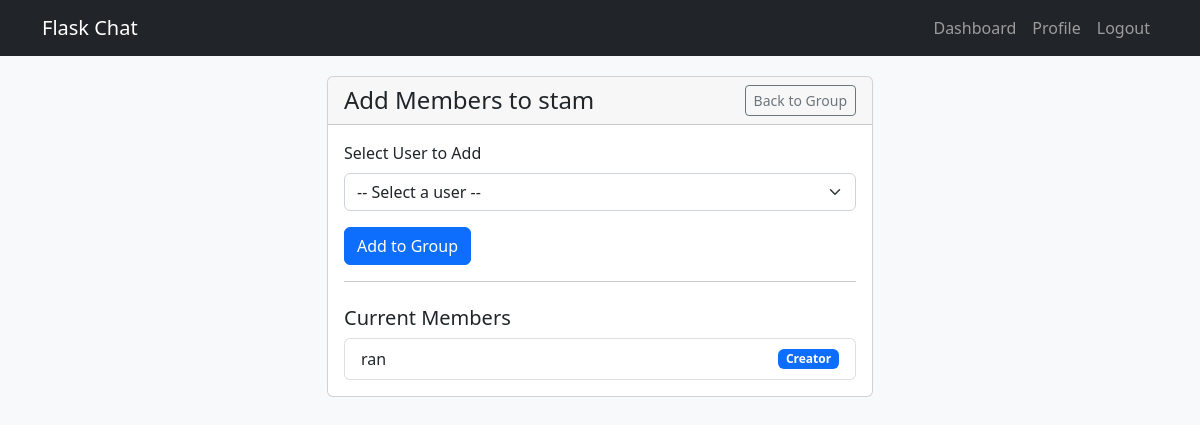
The page /add_member/5 (signed in) on the database its author committed.
### app.py (models this page shows, shortened)
class Group(db.Model):
    id = db.Column(db.Integer, primary_key=True)
    name = db.Column(db.String(80), nullable=False)
    description = db.Column(db.String(200))
    created_by = db.Column(db.Integer, db.ForeignKey('user.id'))
    created_at = db.Column(db.DateTime, default=datetime.utcnow)
    members = db.relationship('User', secondary='group_member',
                             backref=db.backref('groups', lazy='dynamic'))

class User(UserMixin, db.Model):
    id = db.Column(db.Integer, primary_key=True)
    username = db.Column(db.String(80), unique=True, nullable=False)
    email = db.Column(db.String(120), unique=True, nullable=False)
    password_hash = db.Column(db.String(128))
    profile_picture = db.Column(db.String(120), default='default.jpg')
    bio = db.Column(db.String(200), default='')
    created_at = db.Column(db.DateTime, default=datetime.utcnow)

### app.py (the view, shortened to what this page needs)
@app.route('/add_member/<int:group_id>', methods=['GET', 'POST'])
@login_required
def add_member(group_id):
    group = Group.query.get_or_404(group_id)
    is_member = GroupMember.query.filter_by(
        user_id=current_user.id, group_id=group_id
    ).first() is not None
    if not is_member:
        flash('You must be a member of the group to add new members', 'danger')
        return redirect(url_for('dashboard'))
    current_members = User.query.join(GroupMember).filter(GroupMember.group_id == group_id).all()
    non_members = User.query.filter(~User.id.in_([member.id for member in current_members])).all()
    return render_template('add_member.html', group=group, non_members=non_members)

### app.py (called while the page is built)
@login_manager.user_loader
def load_user(user_id):
    return User.query.get(int(user_id))

### templates/add_member.html (shortened to what this page needs)
{% extends "base.html" %}
{% block content %}
<div class="row justify-content-center">
    <div class="col-md-6">
        <div class="card">
            <div class="card-header d-flex justify-content-between align-items-center">
                <h4 class="mb-0">Add Members to {{ group.name }}</h4>
                <a href="{{ url_for('group_chat', group_id=group.id) }}" class="btn btn-outline-secondary btn-sm">Back to Group</a>
            </div>
            <div class="card-body">
                {% if non_members %}
                    <form method="POST">
                        <div class="mb-3">
                            <label for="user_id" class="form-label">Select User to Add</label>
                            <select class="form-select" id="user_id" name="user_id" required>
                                <option value="">-- Select a user --</option>
                            </select>
                        </div>
                        <button type="submit" class="btn btn-primary">Add to Group</button>
                    </form>
                {% else %}
                    <div class="alert alert-info">
                        There are no users available to add to this group.
                    </div>
                {% endif %}
                <hr>
                <div class="mt-4">
                    <h5>Current Members</h5>
                    <ul class="list-group mt-2">
                        {% for member in group.members %}
                            <li class="list-group-item d-flex justify-content-between align-items-center">
                                {{ member.username }}
                                {% if member.id == group.created_by %}
                                    <span class="badge bg-primary">Creator</span>
                                {% endif %}
                            </li>
                        {% endfor %}
                    </ul>
                </div>
            </div>
        </div>
    </div>
</div>
{% endblock %}

### static/css/style.css (style rules this page uses)
body { background-color: #f8f9fa; }

### rows shown on the page
Group: name "stam"
User: username "ran", shows "Creator"
